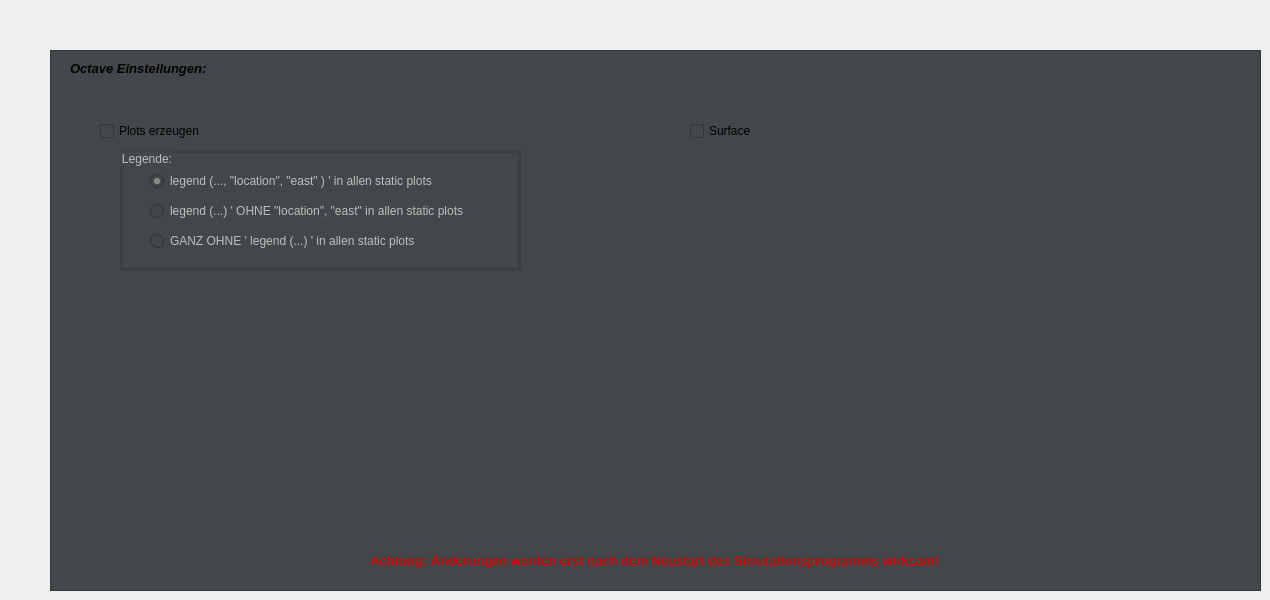
    <widget class="QWidget" name="tab_6">
     <attribute name="title">
      <string>Einstellungen</string>
     </attribute>
     <widget class="QFrame" name="frame_3">
      <property name="geometry">
       <rect>
        <x>50</x>
        <y>50</y>
        <width>1211</width>
        <height>541</height>
       </rect>
      </property>
      <property name="styleSheet">
       <string notr="true">background-color: #434749</string>
      </property>
      <property name="frameShape">
       <enum>QFrame::StyledPanel</enum>
      </property>
      <property name="frameShadow">
       <enum>QFrame::Raised</enum>
      </property>
      <widget class="QGroupBox" name="groupBox_legend">
       <property name="enabled">
        <bool>false</bool>
       </property>
       <property name="geometry">
        <rect>
         <x>70</x>
         <y>100</y>
         <width>401</width>
         <height>121</height>
        </rect>
       </property>
       <property name="styleSheet">
        <string notr="true">QGroupBox{
						border: 3px solid #3c3f41; }</string>
       </property>
       <property name="title">
        <string>Legende:</string>
       </property>
       <widget class="QRadioButton" name="radioButton_legend1">
        <property name="geometry">
         <rect>
          <x>30</x>
          <y>20</y>
          <width>331</width>
          <height>22</height>
         </rect>
        </property>
        <property name="text">
         <string>legend (..., &quot;location&quot;, &quot;east&quot; ) ' in allen static plots</string>
        </property>
        <property name="checked">
         <bool>true</bool>
        </property>
       </widget>
       <widget class="QRadioButton" name="radioButton_legend2">
        <property name="geometry">
         <rect>
          <x>30</x>
          <y>50</y>
          <width>361</width>
          <height>22</height>
         </rect>
        </property>
        <property name="text">
         <string>legend (...) ' OHNE &quot;location&quot;, &quot;east&quot; in allen static plots</string>
        </property>
       </widget>
       <widget class="QRadioButton" name="radioButton_legend3">
        <property name="geometry">
         <rect>
          <x>30</x>
          <y>80</y>
          <width>301</width>
          <height>22</height>
         </rect>
        </property>
        <property name="text">
         <string>GANZ OHNE ' legend (...) ' in allen static plots</string>
        </property>
       </widget>
      </widget>
      <widget class="QCheckBox" name="cB_SurfaceFlag">
       <property name="geometry">
        <rect>
         <x>640</x>
         <y>70</y>
         <width>87</width>
         <height>22</height>
        </rect>
       </property>
       <property name="text">
        <string>Surface</string>
       </property>
      </widget>
      <widget class="QCheckBox" name="checkBox_Plots">
       <property name="geometry">
        <rect>
         <x>50</x>
         <y>70</y>
         <width>121</width>
         <height>22</height>
        </rect>
       </property>
       <property name="text">
        <string>Plots erzeugen</string>
       </property>
      </widget>
      <widget class="QLabel" name="label_3">
       <property name="geometry">
        <rect>
         <x>320</x>
         <y>500</y>
         <width>751</width>
         <height>20</height>
        </rect>
       </property>
       <property name="font">
        <font>
         <pointsize>10</pointsize>
         <weight>75</weight>
         <italic>false</italic>
         <bold>true</bold>
        </font>
       </property>
       <property name="styleSheet">
        <string notr="true">color: #cb0606;</string>
       </property>
       <property name="text">
        <string>Achtung: Änderungen werden erst nach dem Neustart des Simulationsprogramms wirksam!</string>
       </property>
      </widget>
      <widget class="QLabel" name="label_4">
       <property name="geometry">
        <rect>
         <x>20</x>
         <y>10</y>
         <width>281</width>
         <height>17</height>
        </rect>
       </property>
       <property name="font">
        <font>
         <pointsize>10</pointsize>
         <weight>75</weight>
         <italic>true</italic>
         <bold>true</bold>
        </font>
       </property>
       <property name="text">
        <string>Octave Einstellungen:</string>
       </property>
      </widget>
     </widget>
    </widget>
